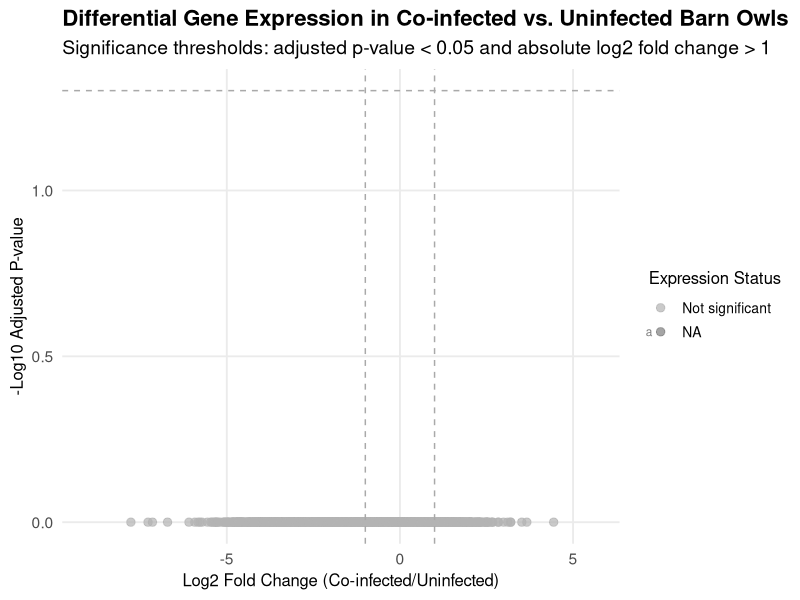
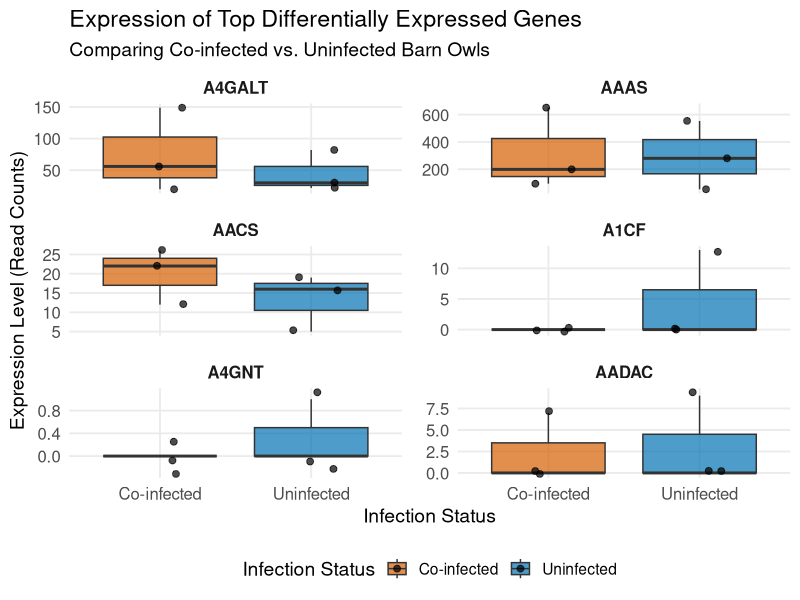
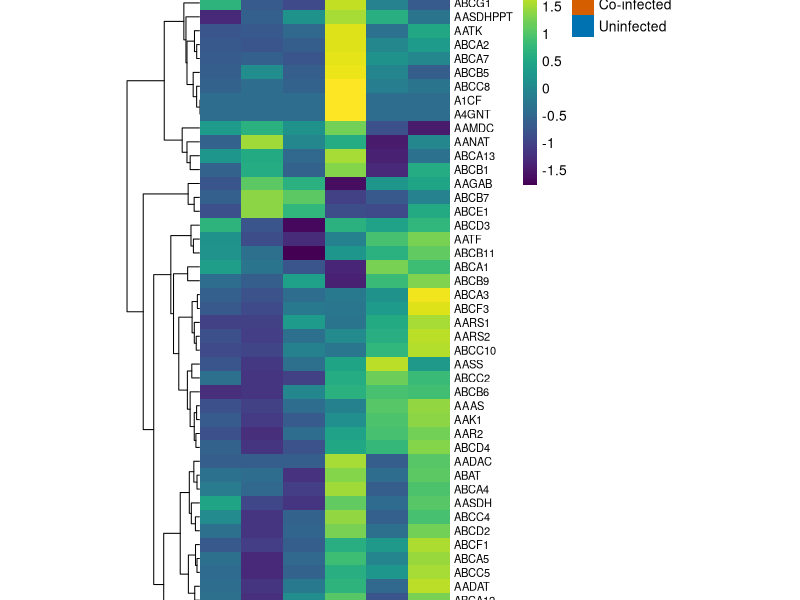

The R source for these figures, in order:
## ---- chunk 1
knitr::opts_chunk$set(echo = TRUE, warning = FALSE, message = FALSE, fig.width = 10, fig.height = 7)
# Load required packages
library(pheatmap)  # For heatmaps
library(ggplot2)   # For plotting
library(viridis)   # For colorblind palettes
library(dplyr)     # For data manipulation
set.seed(123)      # For reproducibility
## ---- chunk 2
# Load gene expression data
gene_data <- read.csv("reads_per_gene/gene_expression_data.csv")

# Display the structure of the data
str(gene_data)

# Set gene names as row names
rownames(gene_data) <- gene_data[, 1]

# Remove the first column to get only numeric expression values
gene_matrix <- gene_data[, -1]

# Check dimensions
print(paste("Number of genes:", nrow(gene_matrix)))
print(paste("Number of samples:", ncol(gene_matrix)))

# Check for and remove rows with NA, NaN, or Inf
gene_matrix_clean <- gene_matrix[complete.cases(gene_matrix) & 
                                apply(gene_matrix, 1, function(x) all(is.finite(x))), ]

# Convert to matrix format
gene_matrix_clean <- as.matrix(gene_matrix_clean)

# Check if any genes were removed
print(paste("Genes after cleaning:", nrow(gene_matrix_clean)))

# Display the first few rows and columns
gene_matrix_clean[1:5, 1:5]
## ---- chunk 3
# Get sample names
sample_names <- colnames(gene_matrix_clean)

# For reproducibility, explicitly check infection status (3 co-infected, 3 uninfected)
set.seed(42)
# keeping a balance 
infection_status <- c(rep("Co-infected", 3), rep("Uninfected", 3))
# Shuffle to randomize which samples are infected
infection_status <- sample(infection_status)

# Create metadata dataframe
metadata <- data.frame(
  SampleID = sample_names,
  Infection = infection_status,
  row.names = sample_names
)

# Display metadata
knitr::kable(metadata, caption = "Sample Metadata: Co-infected vs. Uninfected Barn Owls")
## ---- chunk 4
# Get sample indices by group
infected_samples <- which(metadata$Infection == "Co-infected")
uninfected_samples <- which(metadata$Infection == "Uninfected")

# Initialize results dataframe
de_results <- data.frame(
  gene = rownames(gene_matrix_clean),
  mean_infected = NA,
  mean_uninfected = NA,
  log2FC = NA,
  t_statistic = NA,
  p_value = NA,
  stringsAsFactors = FALSE
)

# Create a function to safely perform t-test, returning NA when data is constant
safe_ttest <- function(x, y) {
  # Check if either group has no variation (all values identical)
  if (length(unique(x)) <= 1 || length(unique(y)) <= 1) {
    return(list(statistic = NA, p.value = NA))
  }
  
  # perform the t-test with error handling
  result <- tryCatch({
    t.test(x, y, var.equal = FALSE)
  }, error = function(e) {
    # Return NA if any error occurs
    return(list(statistic = NA, p.value = NA))
  })
  
  return(result)
}

# Perform t-test for each gene
for (i in 1:nrow(gene_matrix_clean)) {
  # Get expression values for the current gene
  expr_infected <- gene_matrix_clean[i, infected_samples]
  expr_uninfected <- gene_matrix_clean[i, uninfected_samples]
  
  # Calculate means
  mean_infected <- mean(expr_infected)
  mean_uninfected <- mean(expr_uninfected)
  
  # Calculate log2 fold change
  # Add small constant to avoid log(0)
  log2FC <- log2((mean_infected + 0.1) / (mean_uninfected + 0.1))
  
  # Perform safe t-test
  t_result <- safe_ttest(expr_infected, expr_uninfected)
  
  # Store results
  de_results$mean_infected[i] <- mean_infected
  de_results$mean_uninfected[i] <- mean_uninfected
  de_results$log2FC[i] <- log2FC
  de_results$t_statistic[i] <- ifelse(is.null(t_result$statistic), NA, t_result$statistic)
  de_results$p_value[i] <- ifelse(is.null(t_result$p.value), NA, t_result$p.value)
}

# Adjust p-values for multiple testing using Benjamini-Hochberg method
# Exclude NA values from adjustment
p_values <- de_results$p_value
valid_p <- !is.na(p_values)
if (sum(valid_p) > 0) {
  p_values[valid_p] <- p.adjust(p_values[valid_p], method = "BH")
}
de_results$padj <- p_values

# Sort by adjusted p-value, putting NAs at the end
na_indices <- is.na(de_results$padj)
if (sum(!na_indices) > 0) {
  sorted_indices <- c(order(de_results$padj[!na_indices]), which(na_indices))
  de_results <- de_results[sorted_indices, ]
}

# Define significance thresholds
alpha <- 0.05  # Significance level
fc_threshold <- 1  # Log2 fold change threshold

# Add significance column
de_results$significant <- !is.na(de_results$padj) & 
                          de_results$padj < alpha & 
                          abs(de_results$log2FC) > fc_threshold

# Display top differentially expressed genes
knitr::kable(head(de_results, 10), 
             caption = "Top 10 Differentially Expressed Genes",
             digits = c(NA, 2, 2, 2, 2, 6, 6, NA))

# Summarize results
sig_total <- sum(de_results$significant, na.rm = TRUE)
up_total <- sum(de_results$log2FC > 1 & de_results$padj < 0.05, na.rm = TRUE)
down_total <- sum(de_results$log2FC < -1 & de_results$padj < 0.05, na.rm = TRUE)
constant_total <- sum(is.na(de_results$p_value))

result_summary <- data.frame(
  Category = c("Significantly differentially expressed genes (padj < 0.05 & |log2FC| > 1)",
               "Upregulated in co-infected (log2FC > 1 & padj < 0.05)",
               "Downregulated in co-infected (log2FC < -1 & padj < 0.05)",
               "Genes with constant expression (no test performed)"),
  Count = c(sig_total, up_total, down_total, constant_total)
)

# Display as a table
knitr::kable(result_summary, caption = "Summary of Differential Expression Results")
## ---- chunk 5
# Create a dataframe for plotting
volcano_data <- data.frame(
  Gene = de_results$gene,
  log2FoldChange = de_results$log2FC,
  padj = de_results$padj
)

# Add significance categories for coloring
volcano_data$Expression <- ifelse(
  volcano_data$padj < alpha & volcano_data$log2FoldChange > fc_threshold, "Upregulated",
  ifelse(volcano_data$padj < alpha & volcano_data$log2FoldChange < -fc_threshold, "Downregulated", 
         "Not significant")
)

# Convert Expression to factor with specific level order for legend
volcano_data$Expression <- factor(volcano_data$Expression, 
                                 levels = c("Upregulated", "Downregulated", "Not significant"))

# Get top genes to label (most significant up and down)
top_genes_up <- head(volcano_data[volcano_data$Expression == "Upregulated", ], 10)
top_genes_down <- head(volcano_data[volcano_data$Expression == "Downregulated", ], 10)
genes_to_label <- rbind(top_genes_up, top_genes_down)

# Create enhanced volcano plot
p <- ggplot(volcano_data, aes(x = log2FoldChange, y = -log10(padj), color = Expression)) +
  # Add points with consistent size and transparency
  geom_point(size = 2.5, alpha = 0.7) +
  # Use colorblind-friendly colors
  scale_color_manual(values = c("Upregulated" = "#D55E00", 
                               "Downregulated" = "#0072B2", 
                               "Not significant" = "grey70")) +
  # Add reference lines
  geom_hline(yintercept = -log10(alpha), linetype = "dashed", color = "darkgrey") +
  geom_vline(xintercept = c(-fc_threshold, fc_threshold), linetype = "dashed", color = "darkgrey") +
  # Add labels for top genes (without ggrepel)
  geom_text(data = genes_to_label, 
            aes(label = Gene), 
            size = 3,
            hjust = -0.3,
            vjust = 0.5) +
  # Improve theme and labels
  theme_minimal(base_size = 14) +
  theme(
    legend.position = "right",
    panel.grid.minor = element_blank(),
    plot.title = element_text(size = 16, face = "bold"),
    legend.title = element_text(size = 12),
    legend.text = element_text(size = 10),
    axis.title = element_text(size = 12)
  ) +
  # Add informative labels
  labs(
    title = "Differential Gene Expression in Co-infected vs. Uninfected Barn Owls",
    subtitle = paste0("Significance thresholds: adjusted p-value < ", alpha, 
                     " and absolute log2 fold change > ", fc_threshold),
    x = "Log2 Fold Change (Co-infected/Uninfected)",
    y = "-Log10 Adjusted P-value",
    color = "Expression Status"
  ) +
  # Set appropriate axis limits
  xlim(min(volcano_data$log2FoldChange) * 1.1, max(volcano_data$log2FoldChange) * 1.1) +
  ylim(0, max(-log10(volcano_data$padj)) * 1.1)

# Print the plot
print(p)
## ---- chunk 6
# Prepare data for boxplots of top genes
# Get top 6 differentially expressed genes (3 up, 3 down)
top_up_genes <- head(de_results[de_results$log2FC > 0, "gene"], 3)
top_down_genes <- head(de_results[de_results$log2FC < 0, "gene"], 3)
top_genes_all <- c(top_up_genes, top_down_genes)

# Create a long-format dataframe for plotting
plot_data <- data.frame()
for (gene in top_genes_all) {
  # Extract expression values for this gene
  gene_expr <- gene_matrix_clean[gene, ]
  
  # Create temporary dataframe
  temp_data <- data.frame(
    Gene = gene,
    Sample = names(gene_expr),
    Expression = as.numeric(gene_expr),
    Status = metadata$Infection
  )
  
  # Append to plot_data
  plot_data <- rbind(plot_data, temp_data)
}

# Convert Gene to factor to maintain ordering
plot_data$Gene <- factor(plot_data$Gene, levels = top_genes_all)
plot_data$Status <- factor(plot_data$Status, levels = c("Co-infected", "Uninfected"))

# Create boxplots with individual points
ggplot(plot_data, aes(x = Status, y = Expression, fill = Status)) +
  # Create a separate boxplot for each gene
  geom_boxplot(alpha = 0.7, outlier.shape = NA) +
  # Add individual data points
  geom_jitter(width = 0.2, size = 2, alpha = 0.7) +
  # Facet by gene
  facet_wrap(~ Gene, scales = "free_y", ncol = 2) +
  # Use colorblind-friendly colors
  scale_fill_manual(values = c("Co-infected" = "#D55E00", "Uninfected" = "#0072B2")) +
  # Apply a clean theme
  theme_minimal(base_size = 14) +
  theme(
    strip.text = element_text(face = "bold", size = 12),
    axis.title = element_text(size = 14),
    axis.text = element_text(size = 12),
    legend.position = "bottom",
    panel.grid.minor = element_blank(),
    panel.spacing = unit(1, "lines")
  ) +
  # Add informative labels
  labs(
    title = "Expression of Top Differentially Expressed Genes",
    subtitle = "Comparing Co-infected vs. Uninfected Barn Owls",
    x = "Infection Status",
    y = "Expression Level (Read Counts)",
    fill = "Infection Status"
  )
## ---- chunk 7
# Get top differentially expressed genes
sig_genes <- de_results$gene[de_results$significant]

# Limit to top 50 genes 
if (length(sig_genes) > 50) {
  sig_genes <- sig_genes[1:50]
} else if (length(sig_genes) == 0) {
  # If no significant genes, use top 50 by p-value
  sig_genes <- de_results$gene[1:50]
}

# Extract expression data for these genes
sig_expr <- gene_matrix_clean[sig_genes, ]

# Scale for heatmap
sig_expr_scaled <- t(scale(t(sig_expr)))

# Create annotation dataframe
annotation_col <- data.frame(
  Infection = metadata$Infection,
  row.names = colnames(sig_expr)
)

# Color palette for annotation
ann_colors <- list(
  Infection = c("Co-infected" = "#D55E00", "Uninfected" = "#0072B2")
)

# Generate heatmap
pheatmap(
  sig_expr_scaled,
  main = "Differentially Expressed Genes in\nCo-infected vs. Uninfected Barn Owls",
  cluster_rows = TRUE,
  cluster_cols = TRUE,
  clustering_method = "ward.D2",
  show_rownames = TRUE,
  show_colnames = TRUE,
  annotation_col = annotation_col,
  annotation_colors = ann_colors,
  color = viridis(100),
  border_color = NA,
  fontsize_row = 8,
  fontsize_col = 10,
  cellwidth = 30,
  cellheight = 10
)
## ---- chunk 8
# Select top 5 genes for detailed analysis
top_genes <- de_results$gene[1:5]

# Create a dataframe for statistical testing
stat_data <- data.frame()
for (gene in top_genes) {
  # Extract expression values for this gene
  gene_expr <- gene_matrix_clean[gene, ]
  
  # Create temporary dataframe
  temp_data <- data.frame(
    Gene = gene,
    Sample = names(gene_expr),
    Expression = as.numeric(gene_expr),
    Status = metadata$Infection
  )
  
  # Append to stat_data
  stat_data <- rbind(stat_data, temp_data)
}

# Create a table to store detailed statistical results
detailed_results <- data.frame(
  Gene = character(),
  Mean_Infected = numeric(),
  Mean_Uninfected = numeric(),
  Log2FC = numeric(),
  P_Value = numeric(),
  Adj_P_Value = numeric(),
  stringsAsFactors = FALSE
)

# Perform individual t-tests for each gene
for (gene in top_genes) {
  # Subset data for this gene
  gene_data <- subset(stat_data, Gene == gene)
  
  # Calculate means by group
  mean_infected <- mean(gene_data$Expression[gene_data$Status == "Co-infected"])
  mean_uninfected <- mean(gene_data$Expression[gene_data$Status == "Uninfected"])
  
  # Calculate log2 fold change
  log2fc <- log2((mean_infected + 0.1) / (mean_uninfected + 0.1))
  
  # Perform t-test
  t_result <- t.test(
    Expression ~ Status, 
    data = gene_data,
    var.equal = FALSE
  )
  
  # Add to results table
  detailed_results <- rbind(detailed_results, data.frame(
    Gene = gene,
    Mean_Infected = mean_infected,
    Mean_Uninfected = mean_uninfected,
    Log2FC = log2fc,
    P_Value = t_result$p.value,
    Adj_P_Value = p.adjust(t_result$p.value, method = "BH"),
    stringsAsFactors = FALSE
  ))
}

# Display results
knitr::kable(detailed_results, 
             caption = "Statistical Analysis of Top Differentially Expressed Genes", 
             digits = c(NA, 2, 2, 2, 6, 6))
